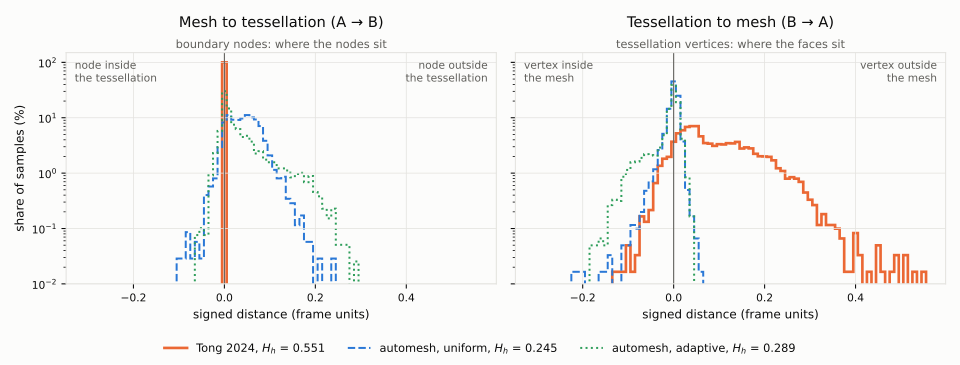

Python code for this plot:
#!/usr/bin/env python3
"""Signed-distance histograms of the bone meshes against the bone surface.

Reads the CSV files that `automesh hausdorff` writes, one pair per mesh, and
plots two panels.  The left panel holds the distances from the boundary nodes
of each mesh to the surface (A to B).  The right panel holds the distances from
the vertices of the surface to the boundary of each mesh (B to A).  Both panels
share one x axis, so a distance reads the same on either side.  The y axis is
the share of samples, in percent, on a log scale, because the meshes have
different numbers of boundary nodes.

A negative distance lies inside the other surface, and a positive one outside.
Each panel labels its two sides: a node inside or outside the tessellation on
the left, and a tessellation vertex inside or outside the mesh on the right.
The legend gives the sampled Hausdorff distance of each mesh.  The lines match
the quality histograms: the first mesh solid in orange, the second dashed in
blue, the third dotted in green.

Example
-------
uv run --with numpy --with pandas --with matplotlib bone_hausdorff_histograms.py \
    bone_hausdorff_histograms.svg \
    --mesh hausdorff_bone "Tong 2024" \
    --mesh hausdorff_bone_uniform "automesh, uniform" \
    --mesh hausdorff_bone_adaptive "automesh, adaptive"

Output
------
The `bone_hausdorff_histograms.svg` visualization file.
"""
import argparse

import matplotlib
matplotlib.use("svg")
import matplotlib.pyplot as plt
import numpy as np
import pandas as pd

STYLES = [
    {"color": "#eb6834", "linewidth": 2.0, "linestyle": "-"},
    {"color": "#2a78d6", "linewidth": 1.5, "linestyle": "--"},
    {"color": "#2f9e5b", "linewidth": 1.5, "linestyle": ":"},
]
INK = "#0b0b0b"
MUTED = "#5f5e5a"
GRID = "#e4e3df"
SURFACE = "#fcfcfb"
BINS = np.arange(-0.305, 0.6 + 1e-9, 0.01)
PANELS = [
    ("A_to_B", "Mesh to tessellation (A → B)", "boundary nodes: where the nodes sit",
     "node inside\nthe tessellation", "node outside\nthe tessellation"),
    ("B_to_A", "Tessellation to mesh (B → A)", "tessellation vertices: where the faces sit",
     "vertex inside\nthe mesh", "vertex outside\nthe mesh"),
]


def distances(prefix, direction):
    return pd.read_csv(f"{prefix}_{direction}.csv", comment="#")["signed distance"].values


def main():
    parser = argparse.ArgumentParser()
    parser.add_argument("out_svg")
    parser.add_argument("--mesh", nargs=2, action="append", metavar=("PREFIX", "LABEL"),
                        required=True)
    args = parser.parse_args()
    fig, axes = plt.subplots(1, 2, figsize=(10, 3.8), sharex=True, sharey=True)
    for (direction, title, subtitle, negative, positive), ax in zip(PANELS, axes):
        for (prefix, label), style in zip(args.mesh, STYLES):
            s = distances(prefix, direction)
            share = 100 * np.histogram(np.clip(s, BINS[0], BINS[-1]), BINS)[0] / len(s)
            hausdorff = max(np.abs(distances(prefix, "A_to_B")).max(),
                            np.abs(distances(prefix, "B_to_A")).max())
            ax.stairs(np.where(share > 0, share, np.nan), BINS,
                      label=f"{label}, $H_h$ = {hausdorff:.3f}", **style)
        ax.axvline(0, color=MUTED, linewidth=0.8)
        ax.set_yscale("log")
        ax.set_ylim(0.01, 150)
        ax.set_title(f"{title}\n", color=INK, fontsize=11)
        ax.text(0.5, 1.02, subtitle, transform=ax.transAxes, ha="center",
                color=MUTED, fontsize=8.5)
        ax.text(0.02, 0.97, negative, transform=ax.transAxes, ha="left", va="top",
                color=MUTED, fontsize=8)
        ax.text(0.98, 0.97, positive, transform=ax.transAxes, ha="right", va="top",
                color=MUTED, fontsize=8)
        ax.set_xlabel("signed distance (frame units)", color=INK, fontsize=9)
        ax.tick_params(colors=INK, labelsize=8)
        ax.grid(color=GRID, linewidth=0.6)
        for spine in ax.spines.values():
            spine.set_color(GRID)
        ax.set_facecolor(SURFACE)
    axes[0].set_ylabel("share of samples (%)", color=INK, fontsize=9)
    handles, labels = axes[0].get_legend_handles_labels()
    fig.legend(handles, labels, loc="lower center", ncol=len(labels), frameon=False,
               fontsize=8.5, labelcolor=INK)
    fig.patch.set_facecolor(SURFACE)
    fig.tight_layout(rect=(0, 0.08, 1, 1))
    fig.savefig(args.out_svg, facecolor=SURFACE)
    print(f"wrote {args.out_svg}")


if __name__ == "__main__":
    main()
